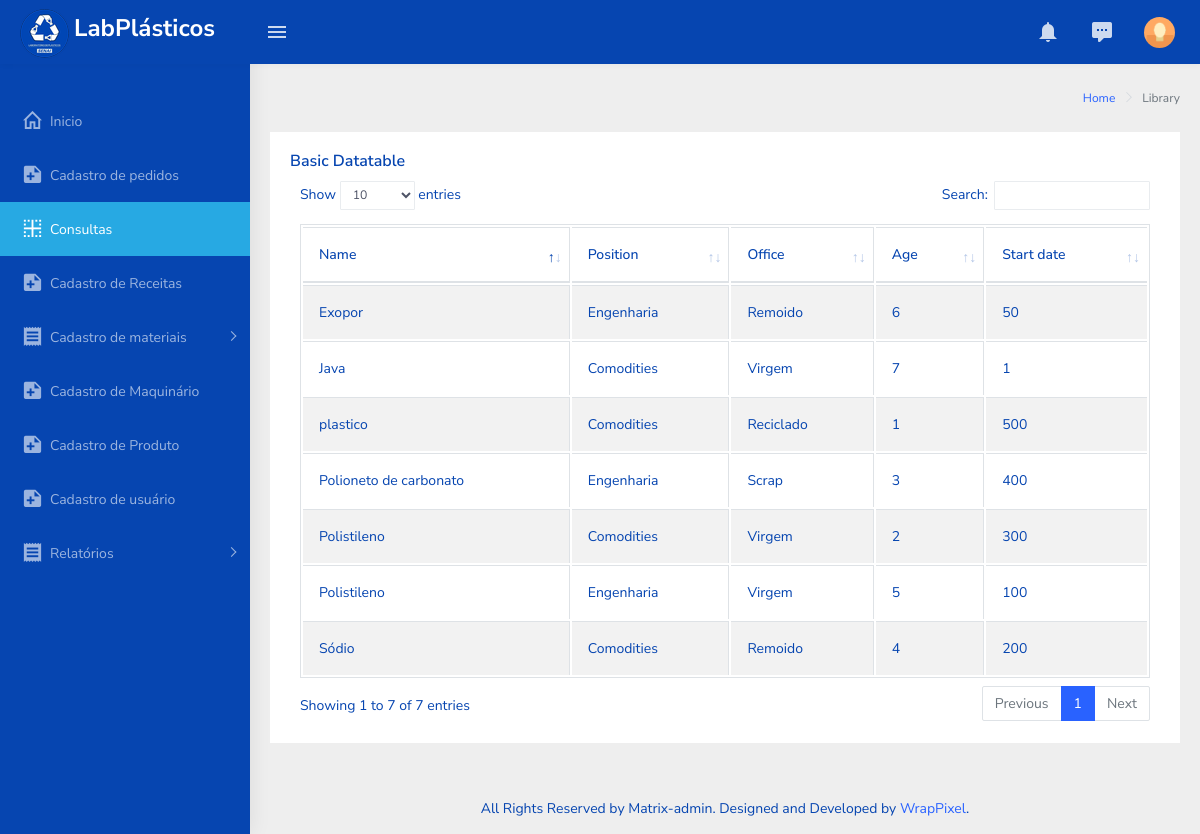
/estoque.php, run on the app's committed database.
### tables this page shows
CREATE TABLE `materia_prima` (
  `idMateriaPrima` int(11) NOT NULL COMMENT 'PK - chave identificadora de IDs da tabela materia_prima',
  `idClasse` int(11) NOT NULL COMMENT 'FK - chave estrangeira da tabela pigmentos',
  `idTipoMateriaPrima` int(11) NOT NULL COMMENT 'FK - chave estrangeira da tabela tipo_materia_prima',
  `descricao` varchar(80) NOT NULL COMMENT 'Registra a descrição deste item ',
  `quantidade` int(11) NOT NULL COMMENT 'registra a quantidade do item ',
  `ativo` tinyint(1) NOT NULL COMMENT 'Registra se este item está ativo',
  `observacoes` text DEFAULT NULL COMMENT 'Registra uma observação não obrigatória feita pelo usuário'
);

CREATE TABLE `classe_material` (
  `idClasse` int(11) NOT NULL COMMENT 'PK - chave identificadora que guarda a id de cada classe da matéria prima',
  `descricao` varchar(32) NOT NULL COMMENT 'Descrição da classe da matéria prima(comodities, engenharia)',
  `ativo` tinyint(1) NOT NULL COMMENT 'Verifica se a classe esta ativa'
);

CREATE TABLE `tipo_materia_prima` (
  `idTipoMateriaPrima` int(11) NOT NULL COMMENT 'PK - chave identificadora de id dos tipos de matéria prima',
  `descricao` varchar(32) NOT NULL COMMENT 'Descrição dos tipos de matéria prima(virgem, reciclado, remoído, scrap);',
  `ativo` tinyint(1) NOT NULL COMMENT 'Verifica se esta tipo de matéria prima esta ativa'
);

### php/functionBanco.php (the view, shortened to what this page needs)
<?php
    function createTable(){
        include('connection.php');
        $lista = "<table id='zero_config' class='table table-striped table-bordered'>"
                    ."<thead>"
                        ."<tr>"
                            ."<th>Name</th>"
                            ."<th>Position</th>"
                            ."<th>Office</th>"
                            ."<th>Age</th>"
                            ."<th>Start date</th>"
                        ."</tr>"
                    ."</thead>"
                    ."<tbody>";
        $sql= "SELECT mat.descricao as material, classe.descricao as classe, tipo.descricao as tipo, mat.idMateriaPrima as id , mat.quantidade as qtd"
                ." FROM materia_prima as mat"
                ." LEFT JOIN classe_material as classe"
                ." ON mat.idClasse = classe.idClasse"
                ." LEFT JOIN tipo_materia_prima as tipo"
                ." ON mat.idTipoMateriaPrima = tipo.idTipoMAteriaPrima;";
        $result = mysqli_query($conn,$sql);
        if(mysqli_num_rows($result) > 0){
            $array = array();
            while($linha = mysqli_fetch_array($result, MYSQLI_ASSOC)){
                array_push($array, $linha);
            }
            foreach($array as $campo){
                $lista.=" <tr>"
                            ." <td>".$campo['material']."</td>"
                            ." <td>".$campo['classe']."</td>"
                            ." <td>".$campo['tipo']."</td>"
                            ." <td>".$campo['id']."</td>"
                            ." <td>".$campo['qtd']."</td>"
                        ." </tr>";
            }
            $lista.="</tbody>"
                    ."</table>";
        }else{
            return('ERRO');
        }
        return $lista;
    }
?>

### estoque.php (shortened to what this page needs)
<!DOCTYPE html>
<html dir="ltr" lang="pt-br">
    <head>
        <?php include('links/cabecalho.php');?>
    </head>
    <body>
        <div id="main-wrapper">
            <?php include('links/menu.php');?>
            <div class="page-wrapper">
                <?php include('links/side_bar_direita.php');?>
                <div class="container-fluid">
                    <div class="row">
                        <div class="col-12">
                            <div class="card">
                                <div class="card-body">
                                    <h5 class="card-title">Basic Datatable</h5>
                                    <div class="table-responsive">
                                        <?php echo createTable();?>
                                    </div>
                                </div>
                            </div>
                        </div>
                    </div>
                </div>
                <footer class="footer text-center">
                    All Rights Reserved by Matrix-admin. Designed and Developed by <a href="https://wrappixel.com">WrapPixel</a>.
                </footer>
            </div>
        </div>
    </body>
</html>

### links/cabecalho.php (shortened to what this page needs)
<link rel="stylesheet" type="text/css" href="assets/libs/select2/dist/css/select2.min.css">
<link rel="stylesheet" type="text/css" href="assets/libs/jquery-minicolors/jquery.minicolors.css">
<link rel="stylesheet" type="text/css" href="assets/libs/bootstrap-datepicker/dist/css/bootstrap-datepicker.min.css">
<link rel="stylesheet" type="text/css" href="assets/libs/quill/dist/quill.snow.css">
<link rel="stylesheet" type="text/css" href="assets/extra-libs/multicheck/multicheck.css">
<link href="assets/libs/datatables.net-bs4/css/dataTables.bootstrap4.css" rel="stylesheet">
<link href="dist/css/style.min.css" rel="stylesheet">
<link href="dist/css/subStyle.css" rel="stylesheet" >
<link href="assets/libs/magnific-popup/dist/magnific-popup.css" rel="stylesheet">

### links/menu.php (shortened to what this page needs)
<header class="topbar" data-navbarbg="skin5">
    <nav class="navbar top-navbar navbar-expand-md navbar-dark">
        <div class="navbar-header" data-logobg="skin5">
            <a class="navbar-brand" href="index.php">
                <b class="logo-icon p-l-10">
                    <img src="assets/images/logoLabPlasticos_menuSideBar.png" alt="homepage" class="light-logo" style="margin-left:0px" />
                </b>
                <span class="logo-text">
                    <h3>LabPlásticos</h3>
                </span>
            </a>
        </div>
        <div class="navbar-collapse collapse" id="navbarSupportedContent"  data-navbarbg="skin5">
            <ul class="navbar-nav float-left mr-auto">
                <li class="nav-item d-none d-md-block"><a class="nav-link sidebartoggler waves-effect waves-light" href="javascript:void(0)" data-sidebartype="mini-sidebar"><i class="mdi mdi-menu font-24"></i></a></li>
            </ul>
            <ul class="navbar-nav float-right">
                <li class="nav-item dropdown">
                    <a class="nav-link dropdown-toggle waves-effect waves-info" href="" data-toggle="dropdown" aria-haspopup="true" aria-expanded="false"> <i class="mdi mdi-bell font-24"></i>
                    </a>
                </li>
                <li class="nav-item dropdown">
                    <a class="nav-link dropdown-toggle waves-effect waves-dark" href="" id="2" data-toggle="dropdown" aria-haspopup="true" aria-expanded="false"> <i class="font-24 mdi mdi-comment-processing"></i>
                    </a>
                </li>
                <li class="nav-item dropdown">
                    <a class="nav-link dropdown-toggle text-muted waves-effect waves-dark pro-pic" href="" data-toggle="dropdown" aria-haspopup="true" aria-expanded="false"><img src="assets/images/users/1.jpg" alt="user" class="rounded-circle" width="31"></a>
                </li>
            </ul>
        </div>
    </nav>
</header>
<aside class="left-sidebar" data-sidebarbg="skin5">
    <div class="scroll-sidebar">
        <nav class="sidebar-nav">
            <ul id="sidebarnav" class="p-t-30">
                <li class="sidebar-item"> <a class="sidebar-link waves-effect waves-dark sidebar-link" href="index.php" aria-expanded="false"><i class="mdi mdi-home-outline"></i><span class="hide-menu">Inicio</span></a></li>
                <li class="sidebar-item"><a href="cadastroPedidos.php" class="sidebar-link"><i class="mdi mdi-note-plus"></i><span class="hide-menu"> Cadastro de pedidos </span></a></li>
                <li class="sidebar-item"> <a class="sidebar-link waves-effect waves-dark sidebar-link" href="estoque.php" aria-expanded="false"><i class="mdi mdi-border-inside"></i><span class="hide-menu">Consultas</span></a></li>
                <li class="sidebar-item"><a href="cadastroReceita.php" class="sidebar-link"><i class="mdi mdi-note-plus"></i><span class="hide-menu"> Cadastro de Receitas </span></a></li>
                <li class="sidebar-item"> <a class="sidebar-link has-arrow waves-effect waves-dark" href="javascript:void(0)" aria-expanded="false"><i class="mdi mdi-receipt"></i><span class="hide-menu">Cadastro de materiais</span></a>
                </li>
                <li class="sidebar-item"><a href="cadastroMaquina.php" class="sidebar-link"><i class="mdi mdi-note-plus"></i><span class="hide-menu"> Cadastro de Maquinário </span></a></li>
                <li class="sidebar-item"><a href="cadastroProdutos.php" class="sidebar-link"><i class="mdi mdi-note-plus"></i><span class="hide-menu"> Cadastro de Produto </span></a></li>
                <li class="sidebar-item"><a href="cadastroUsuario.php" class="sidebar-link"><i class="mdi mdi-note-plus"></i><span class="hide-menu"> Cadastro de usuário </span></a></li>
                <li class="sidebar-item"> <a class="sidebar-link has-arrow waves-effect waves-dark" href="javascript:void(0)" aria-expanded="false"><i class="mdi mdi-receipt"></i><span class="hide-menu">Relatórios</span></a>
                </li>
            </ul>
        </nav>
    </div>
</aside>

### links/side_bar_direita.php
<div class="page-breadcrumb">
    <div class="row">
        <div class="col-12 d-flex no-block align-items-center">
            <div class="ml-auto text-right">
                <nav aria-label="breadcrumb">
                    <ol class="breadcrumb">
                        <li class="breadcrumb-item"><a href="#">Home</a></li>
                        <li class="breadcrumb-item active" aria-current="page">Library</li>
                    </ol>
                </nav>
            </div>
        </div>
    </div>
</div>

### data on the page
materia_prima: descricao "plastico", idClasse.descricao "Comodities", idTipoMateriaPrima.descricao "Reciclado", idMateriaPrima "1", quantidade "500"
materia_prima: descricao "Polistileno", idClasse.descricao "Comodities", idTipoMateriaPrima.descricao "Virgem", idMateriaPrima "2", quantidade "300"
materia_prima: descricao "Polioneto de carbonato", idClasse.descricao "Engenharia", idTipoMateriaPrima.descricao "Scrap", idMateriaPrima "3", quantidade "400"
materia_prima: descricao "Sódio", idClasse.descricao "Comodities", idTipoMateriaPrima.descricao "Remoido", idMateriaPrima "4", quantidade "200"
materia_prima: descricao "Polistileno", idClasse.descricao "Engenharia", idTipoMateriaPrima.descricao "Virgem", idMateriaPrima "5", quantidade "100"
materia_prima: descricao "Exopor", idClasse.descricao "Engenharia", idTipoMateriaPrima.descricao "Remoido", idMateriaPrima "6", quantidade "50"
materia_prima: descricao "Java", idClasse.descricao "Comodities", idTipoMateriaPrima.descricao "Virgem", idMateriaPrima "7", quantidade "1"
